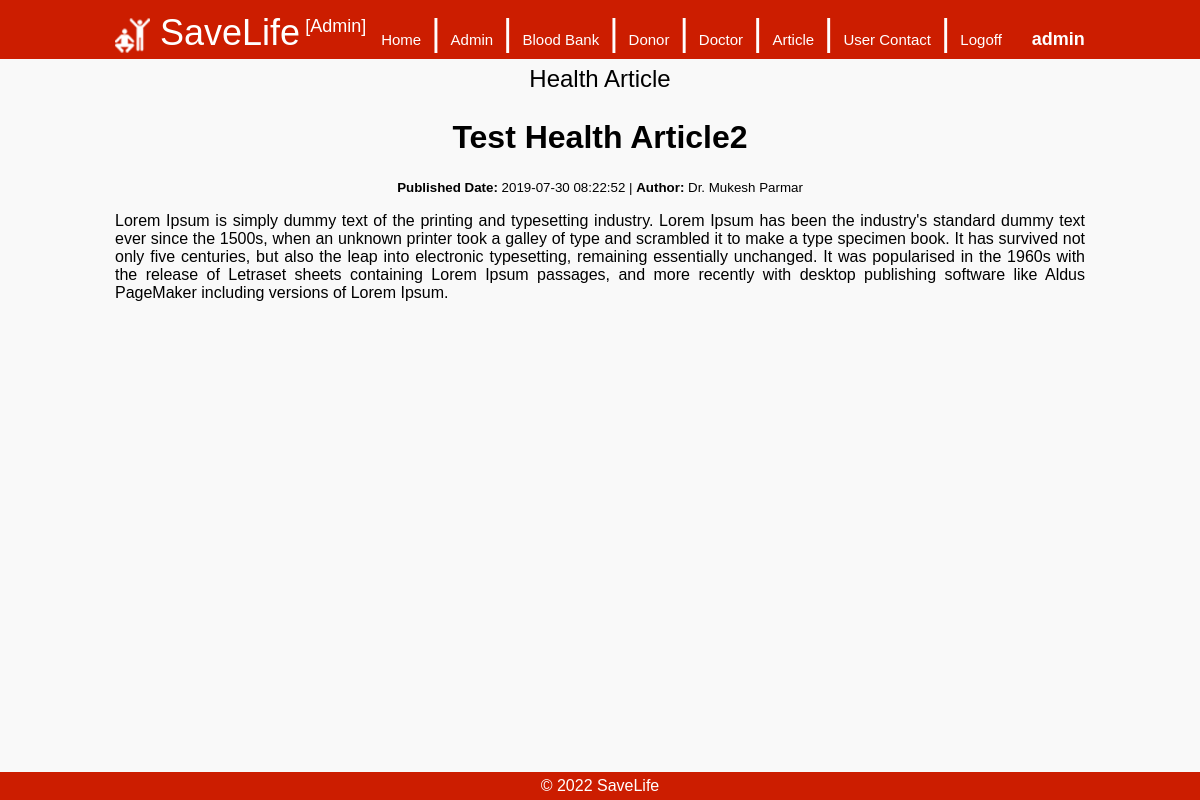
/admin/article_page.php?article_id=2 (signed in), run on the app's committed database.
### tables this page shows
CREATE TABLE `health_article_master` (
  `ID` int(6) NOT NULL,
  `DoctorID` int(4) NOT NULL,
  `Title` varchar(500) NOT NULL,
  `ArticleDetails` text NOT NULL,
  `ArticleDate` timestamp NOT NULL DEFAULT CURRENT_TIMESTAMP
);

CREATE TABLE `doctor_master` (
  `ID` int(5) NOT NULL,
  `Email` varchar(50) NOT NULL,
  `Password` varchar(25) NOT NULL,
  `Name` varchar(30) NOT NULL,
  `Address` varchar(200) NOT NULL,
  `City` varchar(25) NOT NULL,
  `State` varchar(25) NOT NULL,
  `Country` varchar(25) NOT NULL,
  `Phone` varchar(30) NOT NULL,
  `Degree` varchar(25) NOT NULL,
  `SpecialistFor` varchar(100) NOT NULL,
  `Experience` varchar(10) NOT NULL,
  `RegisterDate` timestamp NOT NULL DEFAULT CURRENT_TIMESTAMP,
  `Status` int(1) NOT NULL DEFAULT '1'
);

### admin/article_page.php (the view, shortened to what this page needs)
<!DOCTYPE html>
<html lang="en">
<head>
<?php
		include('includes/css_js.php');
?>
</head>
<body>
<div class="container">
	<?php
		include('includes/header.php');
	?>
    <div class="main">
    <div class="head">Health Article</div>
    <?php
		include("../includes/db.php");
		if(isset($_GET['article_id']))
		{
			$query = "select ham.*,dm.Name from health_article_master ham, doctor_master dm where ham.DoctorID=dm.ID and ham.ID = " . $_GET['article_id'];
			$result = $con->query($query);
			if($result->num_rows>0)
			{
				while($row = $result->fetch_row())
				{
					echo '<h1 align="center">' . $row[2]  . '</h1>';
					echo '<p align="center"><small><b>Published Date:</b> '. $row[4] .' | <b>Author:</b> <a href="doctor-page.php?doctor_id='. $row[1] .'">'. $row[5] .'</a></small></p>';
					echo '<div style="widht:100%;text-align:justify">' . $row[3] . '</div>';
				}
			}
			else
			{
				echo "<center>No result found</center>";
			}
		}
		else
		{
			header('Location:article.php');
		}
	?>
    </div>
    <?php
		include('includes/footer.php');
	?>
</div>
</body>
</html>

### css/style.css (style rules this page uses)
body { margin:0px; background-color:#f9f9f9; font-family: Arial, Helvetica, sans-serif; }
a { color:#000; text-decoration:none; }
.container { width:100%; margin-top:55px; }
.main { padding:5px; margin:auto; width:970px; margin-bottom:50px; }
.head { font-size:24px; text-align:center; padding:5px; }

### data on the page
health_article_master: Title "Test Health Article2", ArticleDate "2019-07-30 08:22:52", doctor_master.Name "Dr. Mukesh Parmar", ArticleDetails "Lorem Ipsum is simply dummy text of the printing and typesetting industry. Lorem Ipsum has been the industry's standard dummy text ever since the 1500s, when an unknown printer took a galley of type and scrambled it to make a type specimen book. It has survived not only five centuries, but also the leap into electronic typesetting, remaining essentially unchanged. It was popularised in the 1960s with the release of Letraset sheets containing Lorem Ipsum passages, and more recently with desktop publishing software like Aldus PageMaker including versions of Lorem Ipsum."

### other printed values
$title "SaveLife"
$_SESSION['username'] "admin"
